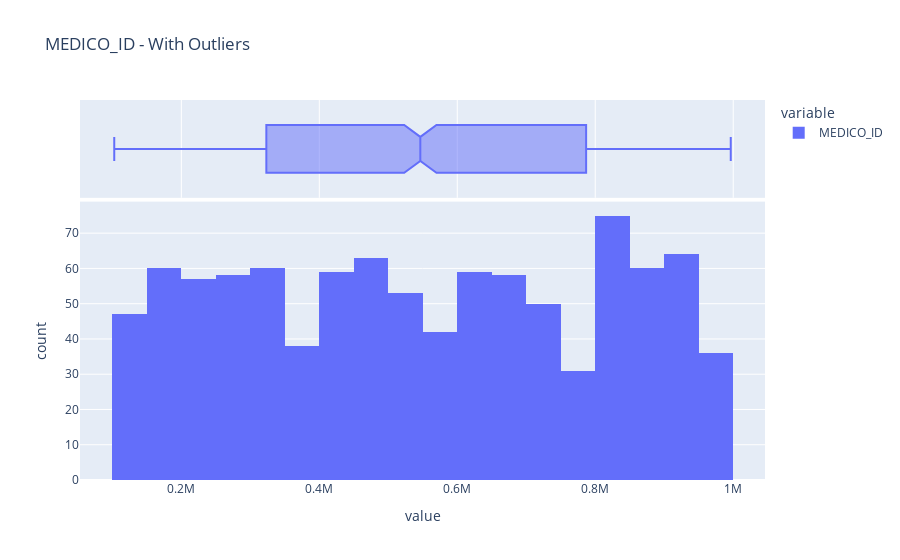

Notebook code for this chart:
### Code cell
profile_serie(main_db['MEDICO_ID'])

### Figure 1 — Plotly figure (JSON) as saved in the notebook; plotly's stock layout.template omitted (floating-point values rounded to 4 significant figures; data arrays with more than 128 entries replaced by an {"elided": "..."} marker saying what was removed)
{"data": [{"alignmentgroup": "True", "bingroup": "x", "hovertemplate": "variable=MEDICO_ID<br>value=%{x}<br>count=%{y}<extra></extra>", "legendgroup": "MEDICO_ID", "marker": {"color": "#636efa", "pattern": {"shape": ""}}, "name": "MEDICO_ID", "offsetgroup": "MEDICO_ID", "orientation": "v", "showlegend": true, "type": "histogram", "x": {"elided": "1000 int values"}, "xaxis": "x", "yaxis": "y"}, {"alignmentgroup": "True", "hovertemplate": "variable=MEDICO_ID<br>value=%{x}<extra></extra>", "legendgroup": "MEDICO_ID", "marker": {"color": "#636efa"}, "name": "MEDICO_ID", "notched": true, "offsetgroup": "MEDICO_ID", "showlegend": false, "type": "box", "x": {"elided": "1000 int values"}, "xaxis": "x2", "yaxis": "y2"}], "layout": {"barmode": "relative", "legend": {"title": {"text": "variable"}, "tracegroupgap": 0}, "title": {"text": "MEDICO_ID - With Outliers"}, "xaxis": {"anchor": "y", "domain": [0, 1], "title": {"text": "value"}}, "xaxis2": {"anchor": "y2", "domain": [0, 1], "matches": "x", "showgrid": true, "showticklabels": false}, "yaxis": {"anchor": "x", "domain": [0, 0.7326], "title": {"text": "count"}}, "yaxis2": {"anchor": "x2", "domain": [0.7426, 1], "matches": "y2", "showgrid": false, "showline": false, "showticklabels": false, "ticks": ""}}}
